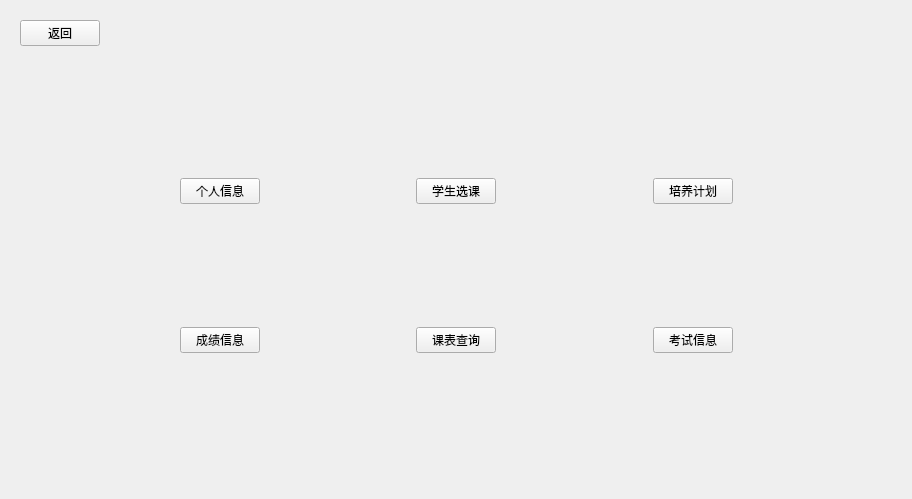
<?xml version="1.0" encoding="UTF-8"?>
<ui version="4.0">
 <class>student</class>
 <widget class="QWidget" name="student">
  <property name="geometry">
   <rect>
    <x>0</x>
    <y>0</y>
    <width>912</width>
    <height>499</height>
   </rect>
  </property>
  <property name="windowTitle">
   <string>Form</string>
  </property>
  <layout class="QVBoxLayout" name="verticalLayout">
   <item>
    <widget class="QStackedWidget" name="studenPages">
     <property name="currentIndex">
      <number>0</number>
     </property>
     <widget class="QWidget" name="stuMainPage">
      <layout class="QVBoxLayout" name="verticalLayout_5">
       <item>
        <widget class="QPushButton" name="pBStuBack">
         <property name="sizePolicy">
          <sizepolicy hsizetype="Fixed" vsizetype="Fixed">
           <horstretch>0</horstretch>
           <verstretch>0</verstretch>
          </sizepolicy>
         </property>
         <property name="text">
          <string>返回</string>
         </property>
        </widget>
       </item>
       <item>
        <widget class="QWidget" name="widget_10" native="true">
         <layout class="QGridLayout" name="gridLayout">
          <item row="1" column="1">
           <widget class="QPushButton" name="pBStuGrade">
            <property name="text">
             <string>成绩信息</string>
            </property>
           </widget>
          </item>
          <item row="1" column="5">
           <widget class="QPushButton" name="pBStuExam">
            <property name="text">
             <string>考试信息</string>
            </property>
           </widget>
          </item>
          <item row="1" column="3">
           <widget class="QPushButton" name="pBStuTimetable">
            <property name="text">
             <string>课表查询</string>
            </property>
           </widget>
          </item>
          <item row="0" column="0">
           <spacer name="horizontalSpacer_27">
            <property name="orientation">
             <enum>Qt::Horizontal</enum>
            </property>
            <property name="sizeHint" stdset="0">
             <size>
              <width>40</width>
              <height>20</height>
             </size>
            </property>
           </spacer>
          </item>
          <item row="0" column="3">
           <widget class="QPushButton" name="pBStuCho">
            <property name="text">
             <string>学生选课</string>
            </property>
           </widget>
          </item>
          <item row="0" column="4">
           <spacer name="horizontalSpacer_26">
            <property name="orientation">
             <enum>Qt::Horizontal</enum>
            </property>
            <property name="sizeHint" stdset="0">
             <size>
              <width>40</width>
              <height>20</height>
             </size>
            </property>
           </spacer>
          </item>
          <item row="0" column="1">
           <widget class="QPushButton" name="pBStuInfo">
            <property name="text">
             <string>个人信息</string>
            </property>
           </widget>
          </item>
          <item row="0" column="5">
           <widget class="QPushButton" name="pBStuPlan">
            <property name="text">
             <string>培养计划</string>
            </property>
           </widget>
          </item>
          <item row="0" column="2">
           <spacer name="horizontalSpacer_25">
            <property name="orientation">
             <enum>Qt::Horizontal</enum>
            </property>
            <property name="sizeHint" stdset="0">
             <size>
              <width>40</width>
              <height>20</height>
             </size>
            </property>
           </spacer>
          </item>
          <item row="0" column="6">
           <spacer name="horizontalSpacer_28">
            <property name="orientation">
             <enum>Qt::Horizontal</enum>
            </property>
            <property name="sizeHint" stdset="0">
             <size>
              <width>40</width>
              <height>20</height>
             </size>
            </property>
           </spacer>
          </item>
         </layout>
        </widget>
       </item>
      </layout>
     </widget>
     <widget class="QWidget" name="stuInfoPage">
      <widget class="QWidget" name="widget_11" native="true">
       <property name="geometry">
        <rect>
         <x>30</x>
         <y>10</y>
         <width>801</width>
         <height>71</height>
        </rect>
       </property>
       <widget class="QLabel" name="label_5">
        <property name="geometry">
         <rect>
          <x>250</x>
          <y>10</y>
          <width>281</width>
          <height>51</height>
         </rect>
        </property>
        <property name="styleSheet">
         <string notr="true">font: 26pt &quot;AcadEref&quot;;</string>
        </property>
        <property name="text">
         <string>学生个人信息</string>
        </property>
       </widget>
      </widget>
      <widget class="QWidget" name="widget_13" native="true">
       <property name="geometry">
        <rect>
         <x>30</x>
         <y>90</y>
         <width>791</width>
         <height>311</height>
        </rect>
       </property>
       <widget class="QWidget" name="layoutWidget">
        <property name="geometry">
         <rect>
          <x>0</x>
          <y>10</y>
          <width>791</width>
          <height>291</height>
         </rect>
        </property>
        <layout class="QHBoxLayout" name="horizontalLayout_23">
         <item>
          <widget class="Line" name="line_2">
           <property name="orientation">
            <enum>Qt::Vertical</enum>
           </property>
          </widget>
         </item>
         <item>
          <layout class="QGridLayout" name="gridLayout_7">
           <item row="2" column="1" alignment="Qt::AlignHCenter|Qt::AlignVCenter">
            <widget class="QLabel" name="label_8">
             <property name="styleSheet">
              <string notr="true">font: 12pt &quot;AcadEref&quot;;</string>
             </property>
             <property name="text">
              <string>专业</string>
             </property>
            </widget>
           </item>
           <item row="0" column="1" alignment="Qt::AlignHCenter|Qt::AlignVCenter">
            <widget class="QLabel" name="label_9">
             <property name="styleSheet">
              <string notr="true">font: 12pt &quot;AcadEref&quot;;</string>
             </property>
             <property name="text">
              <string>姓名</string>
             </property>
            </widget>
           </item>
           <item row="1" column="2">
            <widget class="QLineEdit" name="stu_home"/>
           </item>
           <item row="0" column="2">
            <widget class="QLineEdit" name="stu_name"/>
           </item>
           <item row="1" column="1" alignment="Qt::AlignHCenter|Qt::AlignVCenter">
            <widget class="QLabel" name="label_10">
             <property name="styleSheet">
              <string notr="true">font: 12pt &quot;AcadEref&quot;;</string>
             </property>
             <property name="text">
              <string>籍贯</string>
             </property>
            </widget>
           </item>
           <item row="2" column="2">
            <widget class="QLineEdit" name="stu_major"/>
           </item>
          </layout>
         </item>
         <item>
          <widget class="Line" name="line">
           <property name="orientation">
            <enum>Qt::Vertical</enum>
           </property>
          </widget>
         </item>
         <item>
          <layout class="QGridLayout" name="gridLayout_2">
           <item row="0" column="1">
            <widget class="QLineEdit" name="stu_no"/>
           </item>
           <item row="1" column="1">
            <widget class="QLineEdit" name="stu_birth"/>
           </item>
           <item row="0" column="0" alignment="Qt::AlignHCenter|Qt::AlignVCenter">
            <widget class="QLabel" name="label_7">
             <property name="styleSheet">
              <string notr="true">font: 12pt &quot;AcadEref&quot;;</string>
             </property>
             <property name="text">
              <string>学号</string>
             </property>
            </widget>
           </item>
           <item row="1" column="0" alignment="Qt::AlignHCenter|Qt::AlignVCenter">
            <widget class="QLabel" name="label_1">
             <property name="styleSheet">
              <string notr="true">font: 12pt &quot;AcadEref&quot;;</string>
             </property>
             <property name="text">
              <string>出生年月</string>
             </property>
            </widget>
           </item>
           <item row="2" column="1">
            <widget class="QLineEdit" name="stu_grade"/>
           </item>
           <item row="2" column="0" alignment="Qt::AlignHCenter|Qt::AlignVCenter">
            <widget class="QLabel" name="label_6">
             <property name="styleSheet">
              <string notr="true">font: 12pt &quot;AcadEref&quot;;</string>
             </property>
             <property name="text">
              <string>年级</string>
             </property>
            </widget>
           </item>
          </layout>
         </item>
         <item>
          <widget class="Line" name="line_3">
           <property name="orientation">
            <enum>Qt::Vertical</enum>
           </property>
          </widget>
         </item>
         <item>
          <layout class="QGridLayout" name="gridLayout_5">
           <item row="0" column="0" alignment="Qt::AlignRight|Qt::AlignVCenter">
            <widget class="QLabel" name="label_11">
             <property name="styleSheet">
              <string notr="true">font: 12pt &quot;AcadEref&quot;;</string>
             </property>
             <property name="text">
              <string>性别 </string>
             </property>
            </widget>
           </item>
           <item row="1" column="1">
            <widget class="QLineEdit" name="stu_department"/>
           </item>
           <item row="1" column="0" alignment="Qt::AlignHCenter|Qt::AlignVCenter">
            <widget class="QLabel" name="label_12">
             <property name="styleSheet">
              <string notr="true">font: 12pt &quot;AcadEref&quot;;</string>
             </property>
             <property name="text">
              <string>学院</string>
             </property>
            </widget>
           </item>
           <item row="2" column="0" alignment="Qt::AlignHCenter|Qt::AlignVCenter">
            <widget class="QLabel" name="label_13">
             <property name="styleSheet">
              <string notr="true">font: 12pt &quot;AcadEref&quot;;</string>
             </property>
             <property name="text">
              <string>班级</string>
             </property>
            </widget>
           </item>
           <item row="0" column="1">
            <widget class="QLineEdit" name="stu_sex"/>
           </item>
           <item row="2" column="1">
            <widget class="QLineEdit" name="stu_class"/>
           </item>
          </layout>
         </item>
         <item>
          <widget class="Line" name="line_4">
           <property name="orientation">
            <enum>Qt::Vertical</enum>
           </property>
          </widget>
         </item>
        </layout>
       </widget>
       <widget class="Line" name="line_5">
        <property name="geometry">
         <rect>
          <x>-3</x>
          <y>0</y>
          <width>801</width>
          <height>20</height>
         </rect>
        </property>
        <property name="orientation">
         <enum>Qt::Horizontal</enum>
        </property>
       </widget>
       <widget class="Line" name="line_6">
        <property name="geometry">
         <rect>
          <x>0</x>
          <y>290</y>
          <width>801</width>
          <height>20</height>
         </rect>
        </property>
        <property name="orientation">
         <enum>Qt::Horizontal</enum>
        </property>
       </widget>
      </widget>
      <widget class="QWidget" name="widget_14" native="true">
       <property name="geometry">
        <rect>
         <x>20</x>
         <y>400</y>
         <width>811</width>
         <height>51</height>
        </rect>
       </property>
       <widget class="QPushButton" name="pBstuInfoBack">
        <property name="geometry">
         <rect>
          <x>340</x>
          <y>10</y>
          <width>93</width>
          <height>28</height>
         </rect>
        </property>
        <property name="text">
         <string>返回</string>
        </property>
       </widget>
      </widget>
     </widget>
     <widget class="QWidget" name="stuChooselessonPage">
      <widget class="QTableWidget" name="chooseLessonTable">
       <property name="geometry">
        <rect>
         <x>10</x>
         <y>90</y>
         <width>841</width>
         <height>351</height>
        </rect>
       </property>
       <column>
        <property name="text">
         <string>课务号</string>
        </property>
       </column>
       <column>
        <property name="text">
         <string>课程名</string>
        </property>
       </column>
       <column>
        <property name="text">
         <string>学时</string>
        </property>
       </column>
       <column>
        <property name="text">
         <string>学分</string>
        </property>
       </column>
       <column>
        <property name="text">
         <string>课程性质</string>
        </property>
       </column>
       <column>
        <property name="text">
         <string>授课老师</string>
        </property>
       </column>
       <column>
        <property name="text">
         <string>授课地点</string>
        </property>
       </column>
       <column>
        <property name="text">
         <string>授课时间</string>
        </property>
       </column>
       <column>
        <property name="text">
         <string>状态</string>
        </property>
       </column>
       <column>
        <property name="text">
         <string>操作</string>
        </property>
       </column>
      </widget>
      <widget class="QWidget" name="widget_12" native="true">
       <property name="geometry">
        <rect>
         <x>10</x>
         <y>60</y>
         <width>841</width>
         <height>31</height>
        </rect>
       </property>
       <widget class="QLabel" name="label_14">
        <property name="geometry">
         <rect>
          <x>10</x>
          <y>5</y>
          <width>41</width>
          <height>21</height>
         </rect>
        </property>
        <property name="styleSheet">
         <string notr="true">font: 11pt &quot;AcadEref&quot;;</string>
        </property>
        <property name="text">
         <string>学期：</string>
        </property>
       </widget>
       <widget class="QLabel" name="ChooseLesson_time_label">
        <property name="geometry">
         <rect>
          <x>70</x>
          <y>0</y>
          <width>141</width>
          <height>31</height>
         </rect>
        </property>
        <property name="styleSheet">
         <string notr="true">font: 11pt &quot;AcadEref&quot;;</string>
        </property>
        <property name="text">
         <string/>
        </property>
       </widget>
      </widget>
      <widget class="QWidget" name="widget_15" native="true">
       <property name="geometry">
        <rect>
         <x>220</x>
         <y>450</y>
         <width>331</width>
         <height>31</height>
        </rect>
       </property>
       <widget class="QPushButton" name="pBstuChooselessonBack">
        <property name="geometry">
         <rect>
          <x>70</x>
          <y>0</y>
          <width>201</width>
          <height>31</height>
         </rect>
        </property>
        <property name="text">
         <string>返回</string>
        </property>
       </widget>
      </widget>
      <widget class="QWidget" name="widget_16" native="true">
       <property name="geometry">
        <rect>
         <x>20</x>
         <y>0</y>
         <width>841</width>
         <height>61</height>
        </rect>
       </property>
       <widget class="QLabel" name="label_15">
        <property name="geometry">
         <rect>
          <x>300</x>
          <y>0</y>
          <width>172</width>
          <height>49</height>
         </rect>
        </property>
        <property name="styleSheet">
         <string notr="true">font: 26pt &quot;AcadEref&quot;;</string>
        </property>
        <property name="text">
         <string>学生选课</string>
        </property>
       </widget>
      </widget>
     </widget>
     <widget class="QWidget" name="stuPlanPage">
      <widget class="QLabel" name="label_18">
       <property name="geometry">
        <rect>
         <x>310</x>
         <y>0</y>
         <width>211</width>
         <height>51</height>
        </rect>
       </property>
       <property name="styleSheet">
        <string notr="true">font: 26pt &quot;AcadEref&quot;;</string>
       </property>
       <property name="text">
        <string>培养计划</string>
       </property>
      </widget>
      <widget class="QPushButton" name="pBstuPlanBack">
       <property name="geometry">
        <rect>
         <x>30</x>
         <y>430</y>
         <width>93</width>
         <height>28</height>
        </rect>
       </property>
       <property name="text">
        <string>返回</string>
       </property>
      </widget>
      <widget class="QPushButton" name="pushButton_3">
       <property name="geometry">
        <rect>
         <x>110</x>
         <y>100</y>
         <width>93</width>
         <height>28</height>
        </rect>
       </property>
       <property name="text">
        <string>查找</string>
       </property>
      </widget>
      <widget class="QWidget" name="layoutWidget">
       <property name="geometry">
        <rect>
         <x>10</x>
         <y>160</y>
         <width>191</width>
         <height>97</height>
        </rect>
       </property>
       <layout class="QGridLayout" name="gridLayout_3">
        <item row="0" column="1">
         <widget class="QLabel" name="label_22">
          <property name="text">
           <string>已修学分</string>
          </property>
         </widget>
        </item>
        <item row="1" column="1">
         <widget class="QLineEdit" name="lineEdit_12"/>
        </item>
        <item row="2" column="2">
         <widget class="QLineEdit" name="lineEdit_15"/>
        </item>
        <item row="0" column="2">
         <widget class="QLabel" name="label_19">
          <property name="text">
           <string>未修学分</string>
          </property>
         </widget>
        </item>
        <item row="2" column="1">
         <widget class="QLineEdit" name="lineEdit_14"/>
        </item>
        <item row="1" column="2">
         <widget class="QLineEdit" name="lineEdit_13"/>
        </item>
        <item row="1" column="0">
         <widget class="QLabel" name="label_20">
          <property name="text">
           <string>必修</string>
          </property>
         </widget>
        </item>
        <item row="2" column="0">
         <widget class="QLabel" name="label_21">
          <property name="text">
           <string>选修</string>
          </property>
         </widget>
        </item>
        <item row="0" column="0">
         <spacer name="horizontalSpacer_12">
          <property name="orientation">
           <enum>Qt::Horizontal</enum>
          </property>
          <property name="sizeHint" stdset="0">
           <size>
            <width>40</width>
            <height>20</height>
           </size>
          </property>
         </spacer>
        </item>
       </layout>
      </widget>
      <widget class="QLineEdit" name="stuPlan_search_line">
       <property name="geometry">
        <rect>
         <x>10</x>
         <y>60</y>
         <width>191</width>
         <height>31</height>
        </rect>
       </property>
       <property name="placeholderText">
        <string>请输入课程名</string>
       </property>
      </widget>
      <widget class="Line" name="line_7">
       <property name="geometry">
        <rect>
         <x>200</x>
         <y>60</y>
         <width>20</width>
         <height>411</height>
        </rect>
       </property>
       <property name="orientation">
        <enum>Qt::Vertical</enum>
       </property>
      </widget>
      <widget class="QWidget" name="widget_17" native="true">
       <property name="geometry">
        <rect>
         <x>210</x>
         <y>50</y>
         <width>681</width>
         <height>421</height>
        </rect>
       </property>
       <layout class="QFormLayout" name="formLayout">
        <item row="0" column="0" colspan="2">
         <widget class="QTableWidget" name="stuPlanTable">
          <column>
           <property name="text">
            <string>课程号</string>
           </property>
          </column>
          <column>
           <property name="text">
            <string>课程名</string>
           </property>
          </column>
          <column>
           <property name="text">
            <string>学时</string>
           </property>
          </column>
          <column>
           <property name="text">
            <string>学分</string>
           </property>
          </column>
          <column>
           <property name="text">
            <string>课程性质</string>
           </property>
          </column>
          <column>
           <property name="text">
            <string>学期</string>
           </property>
          </column>
          <column>
           <property name="text">
            <string>状态</string>
           </property>
          </column>
         </widget>
        </item>
       </layout>
      </widget>
     </widget>
     <widget class="QWidget" name="stuGrade">
      <layout class="QVBoxLayout" name="verticalLayout_2">
       <item>
        <widget class="QWidget" name="widget_2" native="true">
         <layout class="QHBoxLayout" name="horizontalLayout_9">
          <item>
           <spacer name="horizontalSpacer_13">
            <property name="orientation">
             <enum>Qt::Horizontal</enum>
            </property>
            <property name="sizeHint" stdset="0">
             <size>
              <width>40</width>
              <height>20</height>
             </size>
            </property>
           </spacer>
          </item>
          <item>
           <widget class="QLabel" name="label">
            <property name="styleSheet">
             <string notr="true">font: 16pt &quot;AcadEref&quot;;</string>
            </property>
            <property name="text">
             <string>成绩信息</string>
            </property>
           </widget>
          </item>
          <item>
           <spacer name="horizontalSpacer_14">
            <property name="orientation">
             <enum>Qt::Horizontal</enum>
            </property>
            <property name="sizeHint" stdset="0">
             <size>
              <width>40</width>
              <height>20</height>
             </size>
            </property>
           </spacer>
          </item>
         </layout>
        </widget>
       </item>
       <item>
        <widget class="QWidget" name="widget" native="true">
         <layout class="QHBoxLayout" name="horizontalLayout">
          <item>
           <widget class="QWidget" name="widget_8" native="true">
            <layout class="QHBoxLayout" name="horizontalLayout_15">
             <item>
              <widget class="QLabel" name="label_23">
               <property name="text">
                <string>学年</string>
               </property>
              </widget>
             </item>
             <item>
              <widget class="QComboBox" name="cBGradeYear"/>
             </item>
             <item>
              <widget class="QLabel" name="label_24">
               <property name="text">
                <string>学期</string>
               </property>
              </widget>
             </item>
             <item>
              <widget class="QComboBox" name="cBGradeTerm"/>
             </item>
             <item>
              <widget class="QPushButton" name="pBSeGraByTime">
               <property name="text">
                <string>查询</string>
               </property>
              </widget>
             </item>
            </layout>
           </widget>
          </item>
          <item>
           <spacer name="horizontalSpacer">
            <property name="orientation">
             <enum>Qt::Horizontal</enum>
            </property>
            <property name="sizeHint" stdset="0">
             <size>
              <width>40</width>
              <height>20</height>
             </size>
            </property>
           </spacer>
          </item>
          <item>
           <widget class="QLineEdit" name="lESeaGraByName">
            <property name="placeholderText">
             <string>请输入课程名</string>
            </property>
           </widget>
          </item>
          <item>
           <widget class="QPushButton" name="pBSeaGrade">
            <property name="text">
             <string>搜索</string>
            </property>
           </widget>
          </item>
         </layout>
        </widget>
       </item>
       <item>
        <widget class="QWidget" name="widget_9" native="true">
         <layout class="QHBoxLayout" name="horizontalLayout_16">
          <item>
           <widget class="QLabel" name="label_2">
            <property name="sizePolicy">
             <sizepolicy hsizetype="Fixed" vsizetype="Preferred">
              <horstretch>0</horstretch>
              <verstretch>0</verstretch>
             </sizepolicy>
            </property>
            <property name="text">
             <string>当前百分制绩点：</string>
            </property>
           </widget>
          </item>
          <item>
           <widget class="QLabel" name="labelGradePoint">
            <property name="text">
             <string/>
            </property>
           </widget>
          </item>
          <item>
           <widget class="QLabel" name="label_26">
            <property name="sizePolicy">
             <sizepolicy hsizetype="Fixed" vsizetype="Preferred">
              <horstretch>0</horstretch>
              <verstretch>0</verstretch>
             </sizepolicy>
            </property>
            <property name="text">
             <string>排名：</string>
            </property>
           </widget>
          </item>
          <item>
           <widget class="QLabel" name="labelGradeRank">
            <property name="text">
             <string/>
            </property>
           </widget>
          </item>
         </layout>
        </widget>
       </item>
       <item>
        <widget class="QTableWidget" name="tWGrade">
         <property name="editTriggers">
          <set>QAbstractItemView::NoEditTriggers</set>
         </property>
         <column>
          <property name="text">
           <string>课程号</string>
          </property>
         </column>
         <column>
          <property name="text">
           <string>课程名</string>
          </property>
         </column>
         <column>
          <property name="text">
           <string>学分</string>
          </property>
         </column>
         <column>
          <property name="text">
           <string>成绩</string>
          </property>
         </column>
         <column>
          <property name="text">
           <string>课程性质</string>
          </property>
         </column>
         <column>
          <property name="text">
           <string>通过与否</string>
          </property>
         </column>
        </widget>
       </item>
       <item>
        <widget class="QWidget" name="widget_3" native="true">
         <layout class="QHBoxLayout" name="horizontalLayout_10">
          <item>
           <spacer name="horizontalSpacer_16">
            <property name="orientation">
             <enum>Qt::Horizontal</enum>
            </property>
            <property name="sizeHint" stdset="0">
             <size>
              <width>40</width>
              <height>20</height>
             </size>
            </property>
           </spacer>
          </item>
          <item>
           <widget class="QPushButton" name="pBGradeBack">
            <property name="text">
             <string>返回</string>
            </property>
           </widget>
          </item>
          <item>
           <spacer name="horizontalSpacer_15">
            <property name="orientation">
             <enum>Qt::Horizontal</enum>
            </property>
            <property name="sizeHint" stdset="0">
             <size>
              <width>40</width>
              <height>20</height>
             </size>
            </property>
           </spacer>
          </item>
         </layout>
        </widget>
       </item>
      </layout>
     </widget>
     <widget class="QWidget" name="stuTimetable">
      <layout class="QVBoxLayout" name="verticalLayout_3">
       <item>
        <widget class="QWidget" name="widget_4" native="true">
         <layout class="QHBoxLayout" name="horizontalLayout_11">
          <item>
           <spacer name="horizontalSpacer_17">
            <property name="orientation">
             <enum>Qt::Horizontal</enum>
            </property>
            <property name="sizeHint" stdset="0">
             <size>
              <width>40</width>
              <height>20</height>
             </size>
            </property>
           </spacer>
          </item>
          <item>
           <widget class="QLabel" name="label_3">
            <property name="styleSheet">
             <string notr="true">font: 16pt &quot;AcadEref&quot;;</string>
            </property>
            <property name="text">
             <string>课表</string>
            </property>
           </widget>
          </item>
          <item>
           <spacer name="horizontalSpacer_18">
            <property name="orientation">
             <enum>Qt::Horizontal</enum>
            </property>
            <property name="sizeHint" stdset="0">
             <size>
              <width>40</width>
              <height>20</height>
             </size>
            </property>
           </spacer>
          </item>
         </layout>
        </widget>
       </item>
       <item>
        <widget class="QTableWidget" name="tWTimeTable">
         <property name="editTriggers">
          <set>QAbstractItemView::NoEditTriggers</set>
         </property>
         <row>
          <property name="text">
           <string>一、二节</string>
          </property>
         </row>
         <row>
          <property name="text">
           <string>三、四节</string>
          </property>
         </row>
         <row>
          <property name="text">
           <string>五、六节</string>
          </property>
         </row>
         <row>
          <property name="text">
           <string>七、八节</string>
          </property>
         </row>
         <row>
          <property name="text">
           <string>九、十节</string>
          </property>
         </row>
         <column>
          <property name="text">
           <string>一</string>
          </property>
         </column>
         <column>
          <property name="text">
           <string>二</string>
          </property>
         </column>
         <column>
          <property name="text">
           <string>三</string>
          </property>
         </column>
         <column>
          <property name="text">
           <string>四</string>
          </property>
         </column>
         <column>
          <property name="text">
           <string>五</string>
          </property>
         </column>
         <column>
          <property name="text">
           <string>日</string>
          </property>
         </column>
        </widget>
       </item>
       <item>
        <widget class="QWidget" name="widget_5" native="true">
         <layout class="QHBoxLayout" name="horizontalLayout_12">
          <item>
           <spacer name="horizontalSpacer_19">
            <property name="orientation">
             <enum>Qt::Horizontal</enum>
            </property>
            <property name="sizeHint" stdset="0">
             <size>
              <width>40</width>
              <height>20</height>
             </size>
            </property>
           </spacer>
          </item>
          <item>
           <widget class="QPushButton" name="pBTimeTableBack">
            <property name="text">
             <string>返回</string>
            </property>
           </widget>
          </item>
          <item>
           <spacer name="horizontalSpacer_20">
            <property name="orientation">
             <enum>Qt::Horizontal</enum>
            </property>
            <property name="sizeHint" stdset="0">
             <size>
              <width>40</width>
              <height>20</height>
             </size>
            </property>
           </spacer>
          </item>
         </layout>
        </widget>
       </item>
      </layout>
     </widget>
     <widget class="QWidget" name="stuExams">
      <layout class="QVBoxLayout" name="verticalLayout_4">
       <item>
        <widget class="QWidget" name="widget_6" native="true">
         <layout class="QHBoxLayout" name="horizontalLayout_13">
          <item>
           <spacer name="horizontalSpacer_21">
            <property name="orientation">
             <enum>Qt::Horizontal</enum>
            </property>
            <property name="sizeHint" stdset="0">
             <size>
              <width>40</width>
              <height>20</height>
             </size>
            </property>
           </spacer>
          </item>
          <item>
           <widget class="QLabel" name="label_4">
            <property name="styleSheet">
             <string notr="true">font: 16pt &quot;AcadEref&quot;;</string>
            </property>
            <property name="text">
             <string>考试信息</string>
            </property>
           </widget>
          </item>
          <item>
           <spacer name="horizontalSpacer_22">
            <property name="orientation">
             <enum>Qt::Horizontal</enum>
            </property>
            <property name="sizeHint" stdset="0">
             <size>
              <width>40</width>
              <height>20</height>
             </size>
            </property>
           </spacer>
          </item>
         </layout>
        </widget>
       </item>
       <item>
        <widget class="QTableWidget" name="tWStuExam">
         <property name="editTriggers">
          <set>QAbstractItemView::NoEditTriggers</set>
         </property>
         <column>
          <property name="text">
           <string>课务号</string>
          </property>
         </column>
         <column>
          <property name="text">
           <string>课程名</string>
          </property>
         </column>
         <column>
          <property name="text">
           <string>授课老师</string>
          </property>
         </column>
         <column>
          <property name="text">
           <string>考试地点</string>
          </property>
         </column>
         <column>
          <property name="text">
           <string>考试时间</string>
          </property>
         </column>
        </widget>
       </item>
       <item>
        <widget class="QWidget" name="widget_7" native="true">
         <layout class="QHBoxLayout" name="horizontalLayout_14">
          <item>
           <spacer name="horizontalSpacer_23">
            <property name="orientation">
             <enum>Qt::Horizontal</enum>
            </property>
            <property name="sizeHint" stdset="0">
             <size>
              <width>40</width>
              <height>20</height>
             </size>
            </property>
           </spacer>
          </item>
          <item>
           <widget class="QPushButton" name="pBStuExamBack">
            <property name="text">
             <string>返回</string>
            </property>
           </widget>
          </item>
          <item>
           <spacer name="horizontalSpacer_24">
            <property name="orientation">
             <enum>Qt::Horizontal</enum>
            </property>
            <property name="sizeHint" stdset="0">
             <size>
              <width>40</width>
              <height>20</height>
             </size>
            </property>
           </spacer>
          </item>
         </layout>
        </widget>
       </item>
      </layout>
     </widget>
    </widget>
   </item>
  </layout>
 </widget>
 <resources/>
 <connections/>
</ui>
